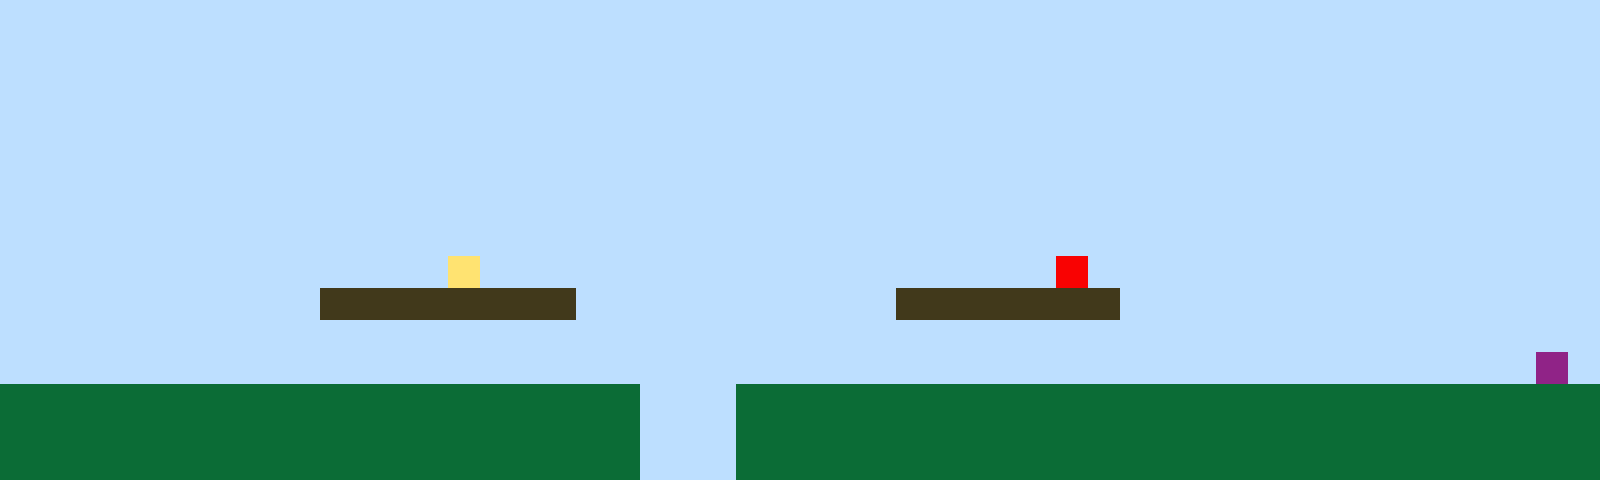

Tiled map render using the project's own tile images. Description and the whole map definition, tile-layer contents included, below:
An orthogonal 50x15 tile map with 32x32 px tiles, 1 tile layer (Tile Layer 1).

<map version="1.10" tiledversion="1.11.2" orientation="orthogonal" renderorder="right-up" width="50" height="15" tilewidth="32" tileheight="32" infinite="0" nextlayerid="2" nextobjectid="1"><editorsettings><export target="map1.csv" format="csv" /></editorsettings><tileset firstgid="1" name="sprites" tilewidth="32" tileheight="32" tilecount="6" columns="3"><image source="sprites.png" width="96" height="64" /></tileset><layer id="1" name="Tile Layer 1" width="50" height="15"><data encoding="csv">1,1,1,1,1,1,1,1,1,1,1,1,1,1,1,1,1,1,1,1,1,1,1,1,1,1,1,1,1,1,1,1,1,1,1,1,1,1,1,1,1,1,1,1,1,1,1,1,1,1,1,1,1,1,1,1,1,1,1,1,1,1,1,1,1,1,1,1,1,1,1,1,1,1,1,1,1,1,1,1,1,1,1,1,1,1,1,1,1,1,1,1,1,1,1,1,1,1,1,1,1,1,1,1,1,1,1,1,1,1,1,1,1,1,1,1,1,1,1,1,1,1,1,1,1,1,1,1,1,1,1,1,1,1,1,1,1,1,1,1,1,1,1,1,1,1,1,1,1,1,1,1,1,1,1,1,1,1,1,1,1,1,1,1,1,1,1,1,1,1,1,1,1,1,1,1,1,1,1,1,1,1,1,1,1,1,1,1,1,1,1,1,1,1,1,1,1,1,1,1,1,1,1,1,1,1,1,1,1,1,1,1,1,1,1,1,1,1,1,1,1,1,1,1,1,1,1,1,1,1,1,1,1,1,1,1,1,1,1,1,1,1,1,1,1,1,1,1,1,1,1,1,1,1,1,1,1,1,1,1,1,1,1,1,1,1,1,1,1,1,1,1,1,1,1,1,1,1,1,1,1,1,1,1,1,1,1,1,1,1,1,1,1,1,1,1,1,1,1,1,1,1,1,1,1,1,1,1,1,1,1,1,1,1,1,1,1,1,1,1,1,1,1,1,1,1,1,1,1,1,1,1,1,1,1,1,1,1,1,1,1,1,1,1,1,1,1,1,1,1,1,1,1,1,1,1,1,1,1,1,1,1,1,1,1,1,1,1,1,1,1,1,1,1,1,1,1,1,1,1,1,1,1,1,1,1,1,1,1,1,1,1,1,1,1,1,1,1,1,1,1,1,1,1,1,1,1,1,1,1,1,1,1,1,4,1,1,1,1,1,1,1,1,1,1,1,1,1,1,1,1,1,1,5,1,1,1,1,1,1,1,1,1,1,1,1,1,1,1,1,1,1,1,1,1,1,1,1,1,1,3,3,3,3,3,3,3,3,1,1,1,1,1,1,1,1,1,1,3,3,3,3,3,3,3,1,1,1,1,1,1,1,1,1,1,1,1,1,1,1,1,1,1,1,1,1,1,1,1,1,1,1,1,1,1,1,1,1,1,1,1,1,1,1,1,1,1,1,1,1,1,1,1,1,1,1,1,1,1,1,1,1,1,1,1,1,1,1,1,1,1,1,1,1,1,1,1,1,1,1,1,1,1,1,1,1,1,1,1,1,1,1,1,1,1,1,1,1,1,1,1,1,1,1,1,1,1,1,1,1,1,1,1,1,1,1,1,1,6,1,2,2,2,2,2,2,2,2,2,2,2,2,2,2,2,2,2,2,2,2,1,1,1,2,2,2,2,2,2,2,2,2,2,2,2,2,2,2,2,2,2,2,2,2,2,2,2,2,2,2,2,2,2,2,2,2,2,2,2,2,2,2,2,2,2,2,2,2,2,2,1,1,1,2,2,2,2,2,2,2,2,2,2,2,2,2,2,2,2,2,2,2,2,2,2,2,2,2,2,2,2,2,2,2,2,2,2,2,2,2,2,2,2,2,2,2,2,2,2,2,1,1,1,2,2,2,2,2,2,2,2,2,2,2,2,2,2,2,2,2,2,2,2,2,2,2,2,2,2,2</data></layer></map>
